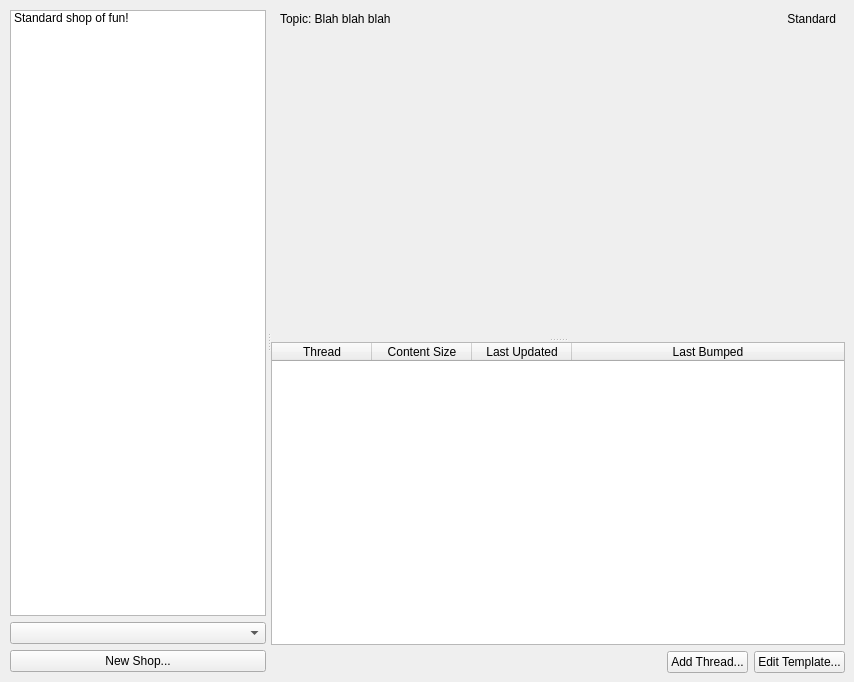
<?xml version="1.0" encoding="UTF-8"?>
<ui version="4.0">
 <class>ShopViewer</class>
 <widget class="QWidget" name="ShopViewer">
  <property name="geometry">
   <rect>
    <x>0</x>
    <y>0</y>
    <width>854</width>
    <height>682</height>
   </rect>
  </property>
  <property name="windowTitle">
   <string>Form</string>
  </property>
  <property name="autoFillBackground">
   <bool>true</bool>
  </property>
  <layout class="QVBoxLayout" name="verticalLayout_2">
   <property name="leftMargin">
    <number>9</number>
   </property>
   <property name="topMargin">
    <number>9</number>
   </property>
   <property name="rightMargin">
    <number>9</number>
   </property>
   <property name="bottomMargin">
    <number>9</number>
   </property>
   <item>
    <widget class="QSplitter" name="splitter">
     <property name="orientation">
      <enum>Qt::Horizontal</enum>
     </property>
     <widget class="QWidget" name="verticalWidget" native="true">
      <property name="minimumSize">
       <size>
        <width>256</width>
        <height>0</height>
       </size>
      </property>
      <layout class="QVBoxLayout" name="verticalLayout">
       <property name="leftMargin">
        <number>1</number>
       </property>
       <property name="topMargin">
        <number>1</number>
       </property>
       <property name="rightMargin">
        <number>1</number>
       </property>
       <property name="bottomMargin">
        <number>1</number>
       </property>
       <item>
        <widget class="QListWidget" name="listWidget">
         <item>
          <property name="text">
           <string>Standard shop of fun!</string>
          </property>
         </item>
        </widget>
       </item>
       <item>
        <widget class="QComboBox" name="comboBox"/>
       </item>
       <item>
        <layout class="QHBoxLayout" name="horizontalLayout_3">
         <property name="bottomMargin">
          <number>0</number>
         </property>
         <item>
          <widget class="QPushButton" name="pushButton">
           <property name="text">
            <string>New Shop...</string>
           </property>
          </widget>
         </item>
        </layout>
       </item>
      </layout>
     </widget>
     <widget class="QWidget" name="widget" native="true">
      <property name="sizePolicy">
       <sizepolicy hsizetype="Preferred" vsizetype="Preferred">
        <horstretch>5</horstretch>
        <verstretch>0</verstretch>
       </sizepolicy>
      </property>
      <layout class="QVBoxLayout" name="verticalLayout_4">
       <property name="leftMargin">
        <number>0</number>
       </property>
       <property name="topMargin">
        <number>0</number>
       </property>
       <property name="rightMargin">
        <number>0</number>
       </property>
       <property name="bottomMargin">
        <number>0</number>
       </property>
       <item>
        <layout class="QHBoxLayout" name="horizontalLayout_2">
         <property name="sizeConstraint">
          <enum>QLayout::SetMaximumSize</enum>
         </property>
         <property name="leftMargin">
          <number>9</number>
         </property>
         <property name="rightMargin">
          <number>9</number>
         </property>
         <property name="bottomMargin">
          <number>0</number>
         </property>
         <item>
          <widget class="QLabel" name="label_4">
           <property name="sizePolicy">
            <sizepolicy hsizetype="Preferred" vsizetype="Preferred">
             <horstretch>0</horstretch>
             <verstretch>0</verstretch>
            </sizepolicy>
           </property>
           <property name="text">
            <string>Topic: Blah blah blah</string>
           </property>
          </widget>
         </item>
         <item>
          <spacer name="horizontalSpacer">
           <property name="orientation">
            <enum>Qt::Horizontal</enum>
           </property>
           <property name="sizeHint" stdset="0">
            <size>
             <width>40</width>
             <height>20</height>
            </size>
           </property>
          </spacer>
         </item>
         <item>
          <widget class="QLabel" name="label_3">
           <property name="sizePolicy">
            <sizepolicy hsizetype="Preferred" vsizetype="Preferred">
             <horstretch>0</horstretch>
             <verstretch>0</verstretch>
            </sizepolicy>
           </property>
           <property name="text">
            <string>Standard</string>
           </property>
           <property name="alignment">
            <set>Qt::AlignRight|Qt::AlignTrailing|Qt::AlignVCenter</set>
           </property>
          </widget>
         </item>
        </layout>
       </item>
       <item>
        <widget class="QSplitter" name="splitter_2">
         <property name="orientation">
          <enum>Qt::Vertical</enum>
         </property>
         <widget class="QWidget" name="widget_2" native="true">
          <layout class="QVBoxLayout" name="verticalLayout_3">
           <property name="spacing">
            <number>0</number>
           </property>
           <property name="leftMargin">
            <number>9</number>
           </property>
           <property name="topMargin">
            <number>0</number>
           </property>
           <property name="rightMargin">
            <number>9</number>
           </property>
           <property name="bottomMargin">
            <number>0</number>
           </property>
           <item>
            <widget class="QGraphicsView" name="graphicsView">
             <property name="styleSheet">
              <string notr="true">background: transparent;</string>
             </property>
             <property name="frameShape">
              <enum>QFrame::NoFrame</enum>
             </property>
            </widget>
           </item>
          </layout>
         </widget>
         <widget class="QWidget" name="widget_3" native="true">
          <layout class="QVBoxLayout" name="verticalLayout_5">
           <property name="leftMargin">
            <number>0</number>
           </property>
           <property name="topMargin">
            <number>0</number>
           </property>
           <property name="rightMargin">
            <number>0</number>
           </property>
           <property name="bottomMargin">
            <number>0</number>
           </property>
           <item>
            <widget class="QTableWidget" name="tableWidget">
             <attribute name="horizontalHeaderStretchLastSection">
              <bool>true</bool>
             </attribute>
             <column>
              <property name="text">
               <string>Thread</string>
              </property>
             </column>
             <column>
              <property name="text">
               <string>Content Size</string>
              </property>
             </column>
             <column>
              <property name="text">
               <string>Last Updated</string>
              </property>
             </column>
             <column>
              <property name="text">
               <string>Last Bumped</string>
              </property>
             </column>
            </widget>
           </item>
          </layout>
         </widget>
        </widget>
       </item>
       <item>
        <layout class="QHBoxLayout" name="horizontalLayout">
         <property name="leftMargin">
          <number>0</number>
         </property>
         <property name="rightMargin">
          <number>0</number>
         </property>
         <property name="bottomMargin">
          <number>0</number>
         </property>
         <item>
          <spacer name="horizontalSpacer_2">
           <property name="orientation">
            <enum>Qt::Horizontal</enum>
           </property>
           <property name="sizeHint" stdset="0">
            <size>
             <width>40</width>
             <height>20</height>
            </size>
           </property>
          </spacer>
         </item>
         <item>
          <widget class="QPushButton" name="pushButton_4">
           <property name="text">
            <string>Add Thread...</string>
           </property>
          </widget>
         </item>
         <item>
          <widget class="QPushButton" name="pushButton_3">
           <property name="text">
            <string>Edit Template...</string>
           </property>
          </widget>
         </item>
        </layout>
       </item>
      </layout>
     </widget>
    </widget>
   </item>
  </layout>
 </widget>
 <resources/>
 <connections/>
</ui>
